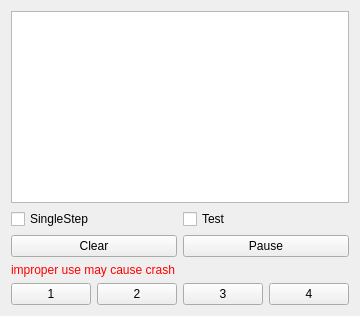
           <widget class="QWidget" name="tab_2">
            <attribute name="title">
             <string>Debug</string>
            </attribute>
            <layout class="QVBoxLayout" name="verticalLayout_9">
             <item>
              <widget class="QTextBrowser" name="debugText"/>
             </item>
             <item>
              <layout class="QHBoxLayout" name="horizontalLayout_13">
               <property name="bottomMargin">
                <number>0</number>
               </property>
               <item>
                <widget class="QCheckBox" name="singleCheckBox">
                 <property name="text">
                  <string>SingleStep</string>
                 </property>
                </widget>
               </item>
               <item>
                <widget class="QCheckBox" name="testCheckBox">
                 <property name="text">
                  <string>Test</string>
                 </property>
                </widget>
               </item>
              </layout>
             </item>
             <item>
              <layout class="QHBoxLayout" name="horizontalLayout_11">
               <property name="bottomMargin">
                <number>0</number>
               </property>
               <item>
                <widget class="QPushButton" name="clearDebugButton">
                 <property name="text">
                  <string>Clear</string>
                 </property>
                </widget>
               </item>
               <item>
                <widget class="QPushButton" name="pauseButton">
                 <property name="text">
                  <string>Pause</string>
                 </property>
                 <property name="checkable">
                  <bool>true</bool>
                 </property>
                </widget>
               </item>
              </layout>
             </item>
             <item>
              <widget class="QWidget" name="testWidget" native="true">
               <layout class="QVBoxLayout" name="verticalLayout_13">
                <property name="margin">
                 <number>0</number>
                </property>
                <item>
                 <widget class="QLabel" name="label">
                  <property name="text">
                   <string>&lt;font color=red&gt;improper use may cause crash&lt;/font&gt;</string>
                  </property>
                  <property name="wordWrap">
                   <bool>true</bool>
                  </property>
                 </widget>
                </item>
                <item>
                 <layout class="QHBoxLayout" name="horizontalLayout_10">
                  <item>
                   <widget class="QPushButton" name="debugButton1">
                    <property name="text">
                     <string>1</string>
                    </property>
                   </widget>
                  </item>
                  <item>
                   <widget class="QPushButton" name="debugButton2">
                    <property name="text">
                     <string>2</string>
                    </property>
                   </widget>
                  </item>
                  <item>
                   <widget class="QPushButton" name="debugButton3">
                    <property name="text">
                     <string>3</string>
                    </property>
                   </widget>
                  </item>
                  <item>
                   <widget class="QPushButton" name="debugButton4">
                    <property name="text">
                     <string>4</string>
                    </property>
                   </widget>
                  </item>
                 </layout>
                </item>
               </layout>
              </widget>
             </item>
            </layout>
           </widget>
